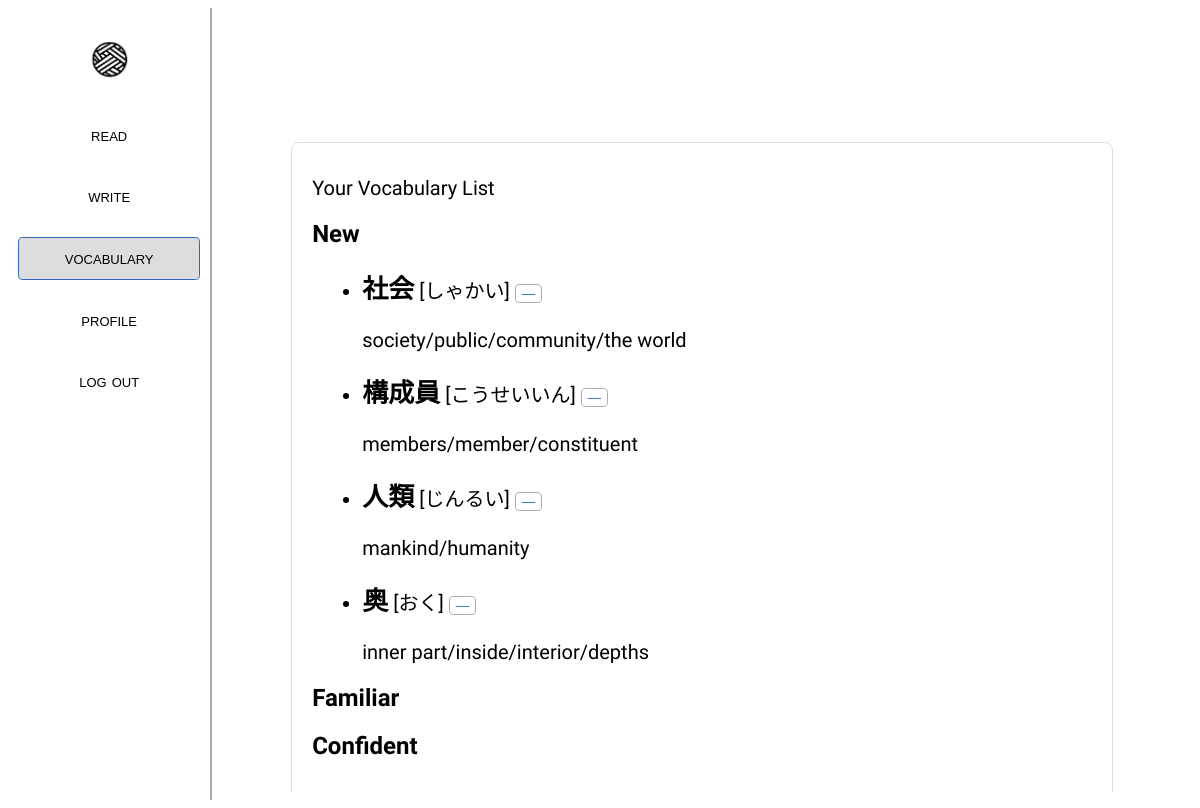
/vocab (signed in), run on the app's committed database.
### app.py (models this page shows)
class Vocabulary(db.Model):
    id = db.Column(db.Integer, primary_key=True)
    chinese_word = db.Column(db.String(100), nullable=False)
    translation = db.Column(db.String(100), server_default='')
    pronunciation = db.Column(db.String(100), server_default='')
    level = db.Column(db.String(50), nullable=False)  # Values: 'new', 'familiar', 'confident'
    user_id = db.Column(db.Integer, db.ForeignKey('users.id'), nullable=False)
    user = db.relationship('User', back_populates='vocabularies')

### app.py (the view)
@app.route('/vocab', methods=['GET', 'POST'])
def vocab():
    if (request.method == "POST"):
        if request.form.get('delete'):
            delete = request.form.get('delete')
            user = User.query.filter_by(username=session['user']).first()
            Vocabulary.query.filter_by(user_id=user.id, chinese_word=delete).delete()
            db.session.commit()
            return redirect('/vocab')
        else:
            return redirect('/vocab')
    else:
        if 'user' not in session:
            return redirect('/login')
        user_id = User.query.filter_by(username=session['user']).first().id
        vocab_list = Vocabulary.query.filter_by(user_id=user_id).all()
        vocab_dict = {'new': [], 'familiar': [], 'confident': []}
        for vocab in vocab_list:
            vocab_dict[vocab.level].append({'word' : vocab.chinese_word, 'sense' : vocab.translation.split('(')[0], 'pronunciation' : vocab.pronunciation})
        return render_template('vocab.html', vocab=vocab_dict)

### templates/vocab.html (shortened to what this page needs)
<!DOCTYPE html>
<html>
<head>
    <link rel="stylesheet" href="../static/styles.css">
</head>
<body>
    <div class="urbanist-main">
        <div style="display:flex; flex-direction: row;">
            <div class="sidebar" style="flex-direction: column;">
                <a href="/" style="display: inline-block; height: 40px;">
                    <img style="height: 100%;" src="../static/wordweaverlogo.png" alt="Home">
                </a>
                <div style="display: flex; flex-direction: column; margin-top:15px; width:90%">
                    <div class="sidebar-item" >
                        <form action="/read" style="width:100%">
                            <button class="white long smallcaps-text" style="width:100%; color:black; border:0px;">
                                read
                            </button>
                        </form>
                    </div>
                    <div class="sidebar-item" >
                        <form action="/read" style="width:100%">
                            <button class="white long smallcaps-text" style="width:100%; color:black; border:0px">
                                write
                            </button>
                        </form>
                    </div>
                    <div class="sidebar-item" >
                        <form action="/vocab" style="width:100%">
                            <button class="long smallcaps-text" style="width:100%; color:black; background: #ddd; border: 1px solid #3066be">
                                vocabulary
                            </button>
                        </form>
                    </div>
                    <div class="sidebar-item" >
                        <form action="/profile" style="width:100%">
                            <button class="white long smallcaps-text" style="width:100%; color:black; border:0px">
                                profile
                            </button>
                        </form>
                    </div>
                    <div class="sidebar-item" >
                        <form action="/logout" style="width:100%">
                            <button class="white long smallcaps-text" style="width:100%; color:black; border:0px">
                                log out
                            </button>
                        </form>
                    </div>
                </div>
            </div>
            <div class="ui" style="width:100%; overflow: scroll; max-height: 100vh; display: inline-block;">
                <div style="flex-direction: column;">
                    <div class="left aligned column main-col" style="max-width: 800px; margin-top: 150px;">
                        <div class="center-container" id="text" style="text-align: left;">
                            <h1 class="huge">Your Vocabulary List</h1>
                            <form action="/vocab" method="POST">
                            {% for level, words in vocab.items() %}
                                <h2>{{ level.capitalize() }}</h2>
                                <ul>
                                {% for word in words %}
                                    <li><span style="font-weight: 600;font-size: 26px;">{{ word.word }}</span>{% if word.pronunciation != "" %}<span>&nbsp;[{{ word.pronunciation}}]</span>{% endif %}&nbsp;<button value="{{ word.word }}" name="delete" style="margin-bottom:5px" class="white">—</button>
                                        <p>{{ word.sense }}</p>
                                    </li>
                                {% endfor %}
                                </ul>
                            {% endfor %}
                        </form>
                        </div>
                    </div>
                </div>
            </div>
        </div>
    </div>
</body>
</html>

### static/styles.css (style rules this page uses)
.center-container { margin: 10px; text-align: center; box-sizing: inherit; }
.ui { flex-wrap: wrap; padding: 0; margin: -1rem; }
.left.aligned { text-align: left; }
.column { max-width: 800px; width: 100%; padding: 10px; }
.huge { font-size: 1.25em; font-weight: 400; }
button { border: 1px solid rgba(34,36,38,.15); border-radius: .28571429rem; transition: box-shadow .1s ease,border-color .1s ease; box-shadow: none; bottom: 1px; cursor: pointer; }
li { font-size: 20px; margin:10px }
.urbanist-main { font-family: "Urbanist", sans-serif; font-optical-sizing: auto; font-style: normal; }
button.long { padding: 10px 35px; }
button.white { background:#fff; color: #3066be; border-color: #aaa }
body { animation: fadeInAnimation ease 1s; animation-iteration-count: 1; animation-fill-mode: forwards; }
.main-col { display: flex; flex-direction: column; margin: auto; border: 1px solid #ddd; background: #fff; border-radius: 8px; }
.sidebar { display: flex; width: 20%; padding-top:2rem; align-items: center; border-right: 2px solid #aaa; height: 95vh; z-index: 2; }
.sidebar-item { width: 100%; justify-content: center; display: flex; margin-top:20px }
.smallcaps-text { font-size: 18px; font-variant: small-caps;; }

### data on the page
Vocabulary: word "社会", pronunciation "しゃかい", sense "society/public/community/the world"
Vocabulary: word "構成員", pronunciation "こうせいいん", sense "members/member/constituent"
Vocabulary: word "人類", pronunciation "じんるい", sense "mankind/humanity"
Vocabulary: word "奥", pronunciation "おく", sense "inner part/inside/interior/depths"

### other printed values
{{ level.capitalize() }} "New" "Familiar" "Confident"
